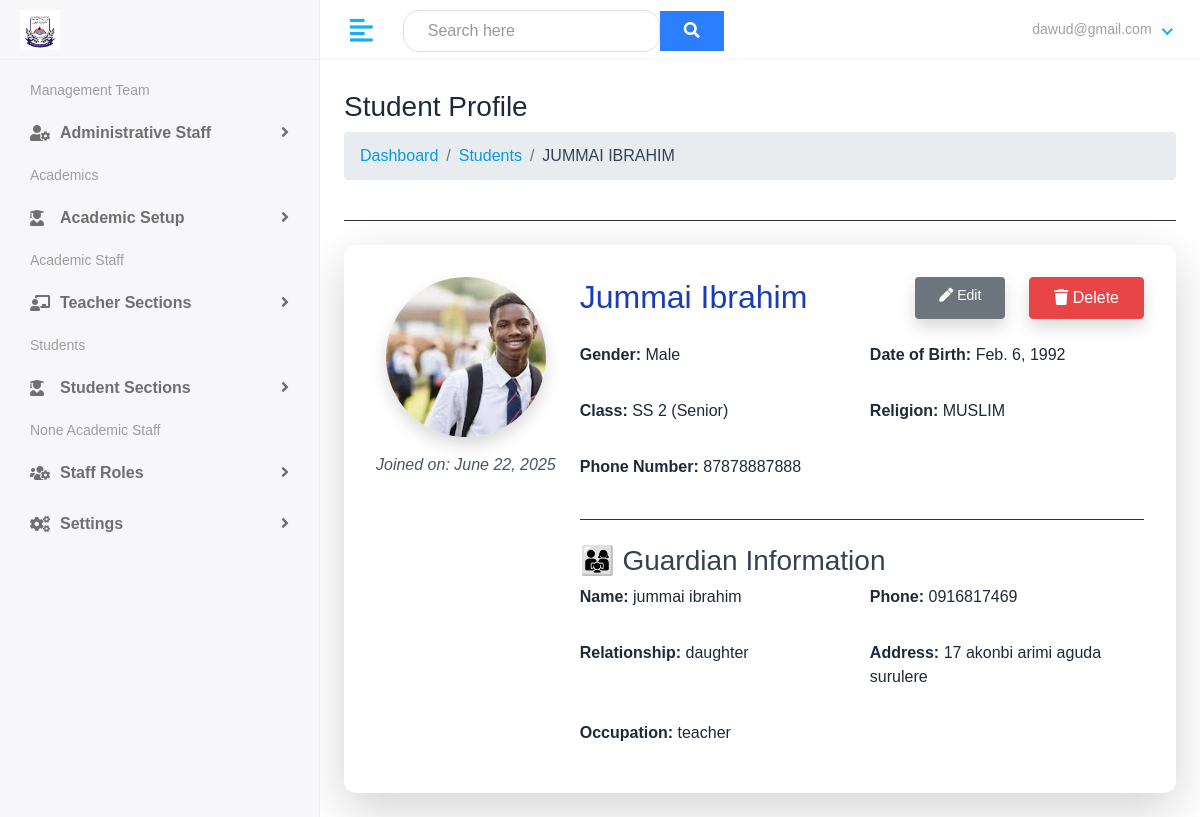
Screenshot of /studentApp/student-detail/2 (signed in) with the database file from the repository.
### studentApp/models.py (models this page shows, shortened)
class Student(models.Model):
    guardian = models.ForeignKey(Guardian, on_delete=models.SET_NULL, null=True, blank=True, related_name='students')
    first_name = models.CharField(max_length=100)
    last_name = models.CharField(max_length=100)
    student_class = models.ForeignKey(SchoolClass, on_delete=models.SET_NULL, null=True, blank=True)
    gender = models.CharField(max_length=10, choices=Gender)
    date_of_birth = models.DateField()
    religion = models.CharField(max_length=20)
    date_join = models.DateField()
    phone = models.CharField(max_length=11, null=True, blank=True)
    avatar = models.ImageField(upload_to='students/', blank=True, null=True)

class Guardian(models.Model):
    first_name = models.CharField(max_length=50)
    last_name = models.CharField(max_length=50)
    phone_number = models.CharField(unique=True, max_length=11)
    relationship = models.CharField(max_length=30)
    address = models.CharField(blank=True, null=True)
    occupation = models.CharField(max_length=100, blank=True, null=True)
    created_at = models.DateTimeField(auto_now_add=True)

### school/models.py (models this page shows, shortened)
class SchoolClass(models.Model):
    section = models.ForeignKey(Section, on_delete=models.CASCADE)
    name = models.CharField(max_length=20)  # e.g. "JS1", "SS2", "Nursery 2"
    class_teacher = models.ForeignKey(Teacher, on_delete=models.SET_NULL, null=True, blank=True, related_name='class_teacher_of')
    class Meta:
        unique_together = ('section', 'name')
        ordering = ['section', 'name']
    def __str__(self):
        return f"{self.name} ({self.section.name})"

class Section(models.Model):
    SECTION_CHOICES = (
        ('Nursery', 'Nursery'),
        ('Primary', 'Primary Section'),
        ('Junior', 'Junior Section'),
        ('Senior', 'Senior Section'),
    )
    name = models.CharField(max_length=10, choices=SECTION_CHOICES, unique=True)

### studentApp/views.py (the view)
# urls.py: path('student-detail/<int:pk>', views.student_detail, name="student-detail"),
@login_required(login_url='my-login')
def student_detail(request, pk):
    student = Student.objects.get(id=pk)
    context = {'student':student}
    return render(request, 'school/students/student-detail.html', context)

### templates/school/students/student-detail.html (shortened to what this page needs)
{% extends 'school/base.html' %}
{% load static %}
{% block body %}
<div class="page-wrapper min-h-screen py-6">
    <div class="content w-full px-4">
        <div class="mb-6 border-b pb-4">
            <h3 class="text-2xl font-bold text-gray-800">Student Profile</h3>
            <ul class="breadcrumb text-base mt-1 text-gray-500 flex gap-2">
                <li><a href="{% url 'admin-dashboard' %}" class="hover:underline text-blue-600">Dashboard</a></li>
                <li>/</li>
                <li><a href="" class="hover:underline text-blue-600">Students</a></li>
                <li>/</li>
                <li class="text-gray-700">{{ student.first_name|upper }} {{ student.last_name|upper }}</li>
            </ul>
        </div>
        <div class="bg-white shadow-lg rounded-xl overflow-hidden">
            <div class="flex flex-col md:flex-row items-start gap-6 p-8">
                <div class="flex-shrink-0 flex flex-col space-y-4 items-center">
                    {% if student.avatar %}
                        <img class="w-40 h-40 rounded-full border-4 border-blue-600 object-cover shadow"
                            src="{{ student.avatar.url }}"
                            alt="Profile Picture">
                    {% else %}
                        <div class="w-40 h-40 rounded-full border-4 border-blue-600 bg-gray-100 flex items-center justify-center text-gray-500 text-lg font-semibold shadow">
                            Upload DP!
                        </div>
                    {% endif %}
                    <p class="text-base text-gray-600 italic">Joined on: {{ student.date_join }}</p>
                </div>
                <div class="flex-1 w-full">
                    <div class="flex items-center justify-between mb-4 gap-4 flex-wrap">
                        <h2 class="text-2xl font-semibold text-blue-800 m-0">
                            {{ student.first_name|title }} {{ student.last_name|title }}
                        </h2>
                        <div class="flex gap-6">
                            <a href="{% url 'edit-student' student.id %}"
                            class="bg-secondary text-white text-sm font-medium px-4 py-2 rounded shadow">
                                <i class="fas fa-pen"></i> Edit
                            </a>
                            <form action="{% url 'delete-student' student.id %}" method="POST" onsubmit="return confirm('Are you sure you want to delete this student?');">
                                <button type="submit"
                                        class="bg-red-600 btn-danger text-white text-sm font-medium px-4 py-2 rounded shadow">
                                    <i class="fas fa-trash"></i> Delete
                                </button>
                            </form>
                        </div>
                    </div>
                    <div class="grid grid-cols-1 sm:grid-cols-2 gap-4 text-[16px] text-gray-800">
                        <p><span class="font-semibold">Gender:</span> {{ student.get_gender_display }}</p>
                        <p><span class="font-semibold">Date of Birth:</span> {{ student.date_of_birth }}</p>
                        <p><span class="font-semibold">Class:</span> {{ student.student_class }}</p>
                        <p><span class="font-semibold">Religion:</span> {{ student.religion|upper }}</p>
                        <p><span class="font-semibold">Phone Number:</span> {{ student.phone }}</p>
                    </div>
                    {% if student.guardian %}
                    <div class="mt-6 border-t pt-4">
                        <h3 class="text-xl font-semibold text-gray-700 mb-2">👨‍👩‍👧 Guardian Information</h3>
                        <div class="grid grid-cols-1 sm:grid-cols-2 gap-4 text-gray-800">
                            <p><span class="font-semibold">Name:</span> {{ student.guardian.first_name }} {{ student.guardian.last_name }}</p>
                            <p><span class="font-semibold">Phone:</span> {{ student.guardian.phone_number }}</p>
                            <p><span class="font-semibold">Relationship:</span> {{ student.guardian.relationship }}</p>
                            <p><span class="font-semibold">Address:</span> {{ student.guardian.address }}</p>
                            <p><span class="font-semibold">Occupation:</span> {{ student.guardian.occupation }}</p>
                        </div>
                    </div>
                    {% endif %}
                </div>
            </div>
        </div>
    </div>
</div>
<div class="header">
   <div class="header-left flex items-center gap-4">
      <a href="index.html" class="logo">
         <img src="{% static 'assets/images/logo1.jpg' %}" alt="Logo">
      </a>
   </div>
   <a href="javascript:void(0);" id="toggle_btn">
   <i class="fas fa-align-left"></i>
   </a>
   <div class="top-nav-search">
      <form method="get" class="flex items-center">
         <input  type="text" placeholder="Search here" class="bg-black rounded-2xl border border-black px-6 py-2"/>
         <button type="submit"  name="q" class="bg-blue-500 hover:bg-blue-700 text-white  rounded-2xl px-4 py-2" >
            <i class="fas fa-search"></i>
         </button>
      </form>
   </div>
   <ul class="nav user-menu">
      <li class="nav-item dropdown has-arrow">
         <a href="#" class="dropdown-toggle nav-link" data-toggle="dropdown">
            <span class="user-img">
               {{user.email}}
            </span>
         </a>
      </li>
   </ul>
</div>
{% endblock %}

### static/assets/css/style.css (style rules this page uses)
html { height: 100%; }
body { background-color: #fff; color: #333; font-family: 'Poppins', sans-serif; font-size: 1rem; height: 100%; line-height: 1.5; overflow-x: hidden; }
h1, h2, h3, h4, h5, h6 { font-family: 'Poppins', sans-serif; margin-top: 0; }
a { color: #009ce7; }
input, button, a { transition: all 0.4s ease; -moz-transition: all 0.4s ease; -o-transition: all 0.4s ease; -ms-transition: all 0.4s ease; -webkit-transition: all 0.4s ease; }
input, input:focus, button, button:focus { outline: none; }
input[type=text], input[type=password] { -webkit-appearance: none; -moz-appearance: none; appearance: none; }
ul, ol { padding: 0px; list-style: none; }
.m-0 { margin: 0 !important; }
.bg-white { background-color: #fff; }
.btn-danger { background-color: #e84646; border: 1px solid #e84646; }
.header { background-color: #fff; border-bottom: 1px solid #f3f3f4; left: 0; position: fixed; right: 0; top: 0; z-index: 1001; height: 60px; }
.header .header-left { float: left; height: 60px; padding: 0 20px; position: relative; width: 320px; z-index: 1; transition: all 0.2s ease-in-out; background-color: #f7f7fa; border-bottom: 1px solid #efefef; border-right: 1px solid #ececf5; display: flex; align-items: center; }
.header .header-left .logo { display: inline-block; line-height: 60px; }
.header .header-left .logo img { max-height: 40px; width: auto; }
.header .dropdown-toggle:after { display: none; }
.header .has-arrow .dropdown-toggle:after { border-top: 0; border-left: 0; border-bottom: 2px solid #18aefa; border-right: 2px solid #18aefa; content: ''; height: 8px; display: inline-block; pointer-events: none; -webkit-transform-origin: 66% 66%; -ms-transform-origin: 66% 66%; transform-origin: 66% 66%; -webkit-transform: rotate(45deg); -ms-transform: rotate(45deg); transform: rotate(45deg); -webkit-transition: all 0.15s ease-in-out; transition: all 0.15s ease-in-out; width: 8px; vertical-align: 0px; }
.user-menu { float: right; margin: 0; position: relative; z-index: 99; padding-right: 15px; }
.user-menu.nav > li > a { color: #a0a0a0; font-size: 14px; line-height: 58px; padding: 0 15px; height: 60px; }
.user-img { margin-right: 3px; position: relative; }
.top-nav-search { float: left; margin-left: 15px; }
.top-nav-search form { margin-top: 10px; position: relative; width: 300px; }
.page-wrapper { margin-left: 320px; padding-top: 60px; position: relative; transition: all 0.4s ease; }
.page-wrapper > .content { padding: 1.875rem 1.875rem 0; }
@media (min-width: 992px) { #toggle_btn { align-items: center; color: #18aefa; display: inline-flex; float: left; font-size: 26px; height: 60px; justify-content: center; margin-left: 15px; padding: 0 15px; } }

### rows the page displays
Student: first_name "JUMMAI", last_name "IBRAHIM", avatar (picture), date_join "June 22, 2025", first_name "Jummai", last_name "Ibrahim", gender "Male", date_of_birth "Feb. 6, 1992", student_class "SS 2 (Senior)", religion "MUSLIM", phone "87878887888", guardian.first_name "jummai", guardian.last_name "ibrahim", guardian.phone_number "0916817469", guardian.relationship "daughter", guardian.address "17 akonbi arimi aguda surulere", guardian.occupation "teacher"

### other values shown
{{ user.email }} "dawud@gmail.com"
